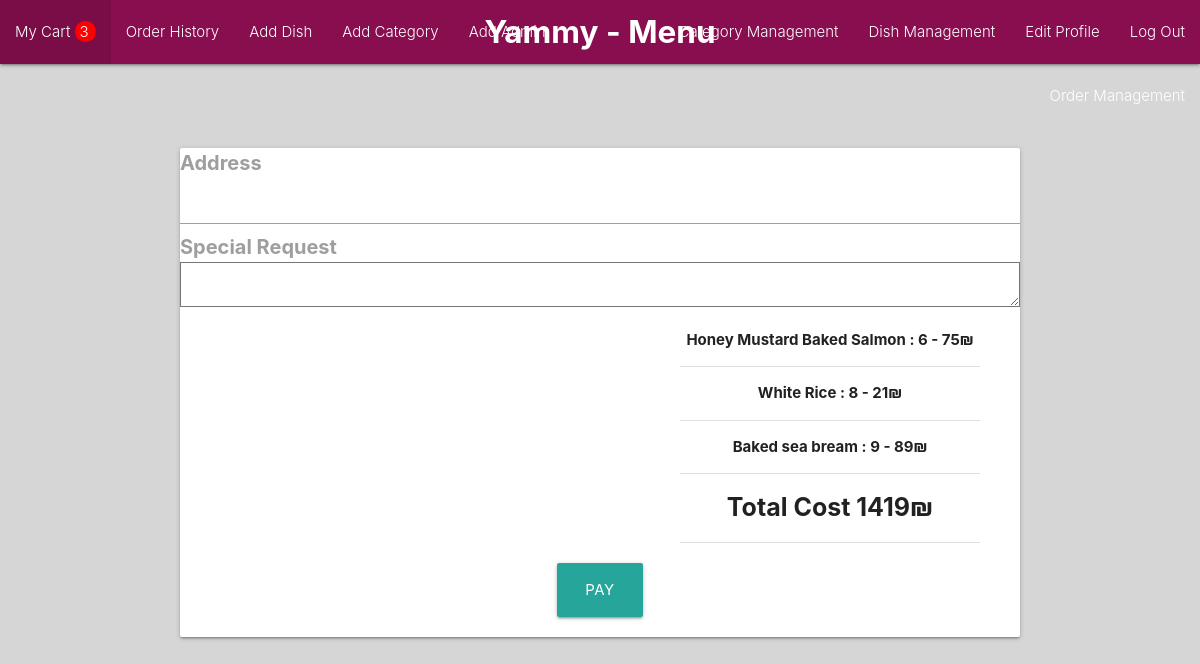
Page /order/ (signed in) on the committed database.
### models/items.py (models this page shows)
class Items(db.Model):
    id = db.Column(db.Integer,primary_key=True)
    dish_id = db.Column(db.Integer,db.ForeignKey('dish.id'))
    cart_id = db.Column(db.Integer,db.ForeignKey('cart.id'))
    amount = db.Column(db.Integer,nullable=False)
    dish = db.relationship('Dish', back_populates='cart_association')
    cart = db.relationship('Cart', back_populates='dish_association')

### models/dish.py (models this page shows)
class Dish(db.Model):
    id = db.Column(db.Integer,primary_key=True)
    name = db.Column(db.String(200),nullable=False)
    price = db.Column(db.Integer,nullable=False)
    description = db.Column(db.Text)
    image = db.Column(db.String(500),nullable=False)
    is_gluten_free = db.Column(db.Boolean,nullable=False)
    is_vegeterian = db.Column(db.Boolean,nullable=False)
    category_id = db.Column(db.Integer,db.ForeignKey('category.id'))
    cart_association = db.relationship('Items', back_populates='dish')
    carts = association_proxy('cart_association', 'cart')

### controllers/orders.py (the view, shortened to what this page needs)
@login_required
def order():
    form = Form()
    cart = current_user.carts[-1]
    items = cart.dish_association
    cost = 0
    for item in items:
        cost += (item.amount * item.dish.price)
    return render_template('orders/order.html',items=items,cost=cost,form=form,cart=cart)

### models/form.py
class Form(FlaskForm):
    username = StringField("Username",validators=[DataRequired()])
    password = PasswordField("Password",validators=[DataRequired()])
    new_password = StringField("Password",validators=[DataRequired()])
    first_name = StringField("First Name",validators=[DataRequired()])
    last_name = StringField("Last Name",validators=[DataRequired()])
    remember_me = BooleanField("Remember me")
    name = StringField("Name",validators=[DataRequired()])
    price = IntegerField("Price")
    description = StringField("About the dish")
    image = StringField("Image",validators=[DataRequired()])
    is_gluten_free = BooleanField("Gluten Free")
    is_vegeterian = BooleanField("Vegeterian")
    amount = SelectField("Amount",choices=[(num,num) for num in range(1,11)])
    address = StringField("Address",validators=[DataRequired()])
    comment = TextAreaField("Special Request",validators=[DataRequired()])

### auth.py (called while the page is built)
@login_manager.user_loader
def load_user(user_id):
    return User.query.get(int(user_id))

### templates/orders/order.html
{% if current_user.is_staff %} {% extends 'layouts/admin_layout.html' %}
{% else %} {% extends 'layouts/layout.html' %} {% endif %}
{% block content %}
<div style="font-weight: bold;" class="container">
<div class="card">
<form action="{{url_for('order.order')}}" method="POST">
<div>{{form.address.label (style="font-size:20px")}}</div>
<div>{{form.address}}</div>
<div>{{form.comment.label (style="font-size:20px")}}</div>
<div>{{form.comment}}</div>
<div class="center">
<table class="centered" style="width: 300px;margin-left: 500px;">
    {% for item in items %}
    <tr>
    <td>
        {{item.dish.name}} : {{item.amount}} - {{item.dish.price}}₪
    </td>
</tr>
    {% endfor %}
<tr>
    <td style="font-size: 25px;"> Total Cost {{cost}}₪</td>
</tr>
</table>
<div style="padding: 20px;">
<button type="submit" class="waves-effect waves-light btn-large">Pay</button>
</div>
</div>
</form>
</div>
</div>
{% endblock %}

### rows in the picture
Items: dish.name "Honey Mustard Baked Salmon", amount "6", dish.price "75"
Items: dish.name "White Rice", amount "8", dish.price "21"
Items: dish.name "Baked sea bream", amount "9", dish.price "89"

### other values in the picture
{{ len(current_user.carts[-1].dish_association) }} "3"
{{ cost }} "1419"
